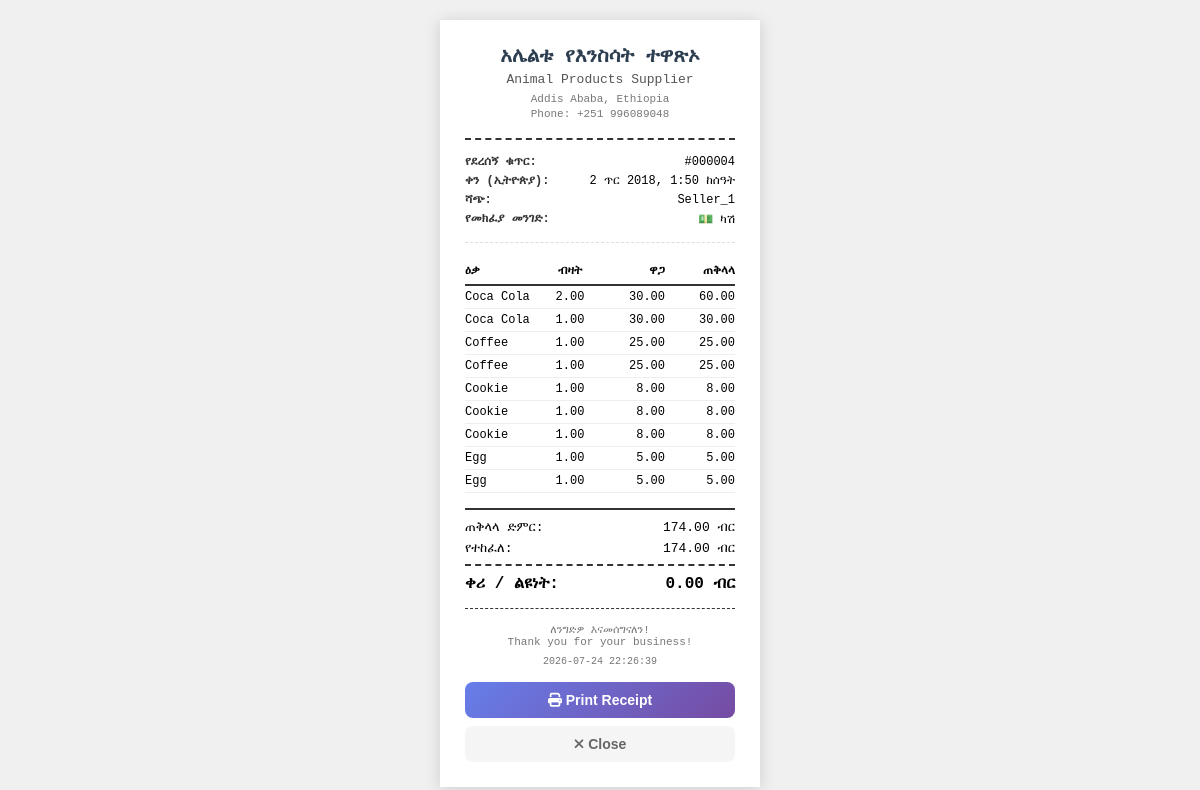
Page /receipt.php?id=4 on the committed database.
### tables this page shows
CREATE TABLE `transactions` (
  `id` int(11) NOT NULL AUTO_INCREMENT,
  `total_amount` decimal(10,2) NOT NULL,
  `paid_amount` decimal(10,2) NOT NULL,
  `change_amount` decimal(10,2) NOT NULL,
  `payment_method` varchar(50) DEFAULT 'cash',
  `seller_id` int(11) NOT NULL,
  `seller_name` varchar(100) NOT NULL,
  `transaction_date` datetime DEFAULT current_timestamp(),
  PRIMARY KEY (`id`)
);

CREATE TABLE `transaction_items` (
  `id` int(11) NOT NULL AUTO_INCREMENT,
  `transaction_id` int(11) NOT NULL,
  `product_id` int(11) NOT NULL,
  `product_name` varchar(255) NOT NULL,
  `quantity` decimal(10,2) NOT NULL,
  `unit_price` decimal(10,2) NOT NULL,
  `subtotal` decimal(10,2) NOT NULL,
  PRIMARY KEY (`id`)
);

### receipt.php (the view, shortened to what this page needs)
<?php
require_once 'config.php';
$transaction_id = intval($_GET['id']);
$trans_query = "SELECT *, DATE_FORMAT(transaction_date, '%Y-%m-%d %H:%i:%s') as raw_date
                FROM transactions WHERE id = $transaction_id";
$trans_result = mysqli_query($conn, $trans_query);
$transaction = mysqli_fetch_assoc($trans_result);
$items_query = "SELECT * FROM transaction_items WHERE transaction_id = $transaction_id";
$items_result = mysqli_query($conn, $items_query);
$items = [];
while ($item = mysqli_fetch_assoc($items_result)) { $items[] = $item; }
function gregorian_to_ethiopian($gregorian_datetime) {
    try {
        $date = new DateTime($gregorian_datetime, new DateTimeZone('Africa/Addis_Ababa'));
        $year  = (int)$date->format('Y');
        $month = (int)$date->format('m');
        $day   = (int)$date->format('d');
        $hour  = (int)$date->format('H');
        $minute= (int)$date->format('i');
        $ethiopian_months = [
            "መስከረም","ጥቅምት","ህዳር","ታህሳስ","ጥር","የካቲት",
            "መጋቢት","ሚያዝያ","ግንቦት","ሰኔ","ሐምሌ","ነሐሴ","ጳጉሜ"
        ];
        $is_greg_leap = ($year % 4 == 0 && ($year % 100 != 0 || $year % 400 == 0));
        $new_year_day = $is_greg_leap ? 12 : 11;
        if ($month < 9 || ($month == 9 && $day < $new_year_day)) {
            $ethiopian_year = $year - 8;
        } else {
            $ethiopian_year = $year - 7;
        }
        $new_year = new DateTime($year . '-09-' . $new_year_day . ' 00:00:00', new DateTimeZone('Africa/Addis_Ababa'));
        if ($date < $new_year) {
            $prev_year = $year - 1;
            $is_prev_leap = ($prev_year % 4 == 0 && ($prev_year % 100 != 0 || $prev_year % 400 == 0));
            $new_year = new DateTime($prev_year . '-09-' . ($is_prev_leap ? 12 : 11) . ' 00:00:00', new DateTimeZone('Africa/Addis_Ababa'));
        }
        $days_diff    = $new_year->diff($date)->days;
        $eth_month    = floor($days_diff / 30) + 1;
        $eth_day      = ($days_diff % 30) + 1;
        $hour_12 = $hour % 12;
        $hour_12 = $hour_12 == 0 ? 12 : $hour_12;
        $am_pm   = $hour < 12 ? 'ጥዋት' : 'ከሰዓት';
        return [
            'day'        => $eth_day,
            'month_name' => $ethiopian_months[$eth_month - 1] ?? '',
            'year'       => $ethiopian_year,
            'time_12h'   => sprintf("%d:%02d %s", $hour_12, $minute, $am_pm)
        ];
    } catch (Exception $e) {
        return ['day'=>'?','month_name'=>'?','year'=>'?','time_12h'=>'?'];
    }
}
$eth = gregorian_to_ethiopian($transaction['raw_date']);
$payment_names = [
    'cash'           => '💵 ካሽ',
    'abyssinia'      => '🏦 አቢሲንያ ባንክ',
    'cbe'            => '🏦 ሲቢኢ ባንክ',
    'telebirr'       => '📱 ቴሌብር',
    'cash-abyssinia' => '💵+🏦 ካሽ + አቢሲንያ',
    'cash-cbe'       => '💵+🏦 ካሽ + ሲቢኢ',
    'cash-telebirr'  => '💵+📱 ካሽ + ቴሌብር'
];
$payment_display = $payment_names[$transaction['payment_method']] ?? ucfirst($transaction['payment_method']);
?>
<!DOCTYPE html>
<html lang="am">
<head>
    <link rel="stylesheet" href="https://cdnjs.cloudflare.com/ajax/libs/font-awesome/6.4.0/css/all.min.css">
</head>
<body>
    <div class="receipt-container">
        <div class="receipt-header">
            <div class="title">አሌልቱ የእንስሳት ተዋጽኦ</div>
            <div class="subtitle">Animal Products Supplier</div>
            <div class="address">Addis Ababa, Ethiopia</div>
            <div class="address">Phone: +251 996089048</div>
        </div>
        <div class="receipt-info">
            <div class="info-row">
                <span class="info-label">የደረሰኝ ቁጥር:</span>
                <span>#<?php echo str_pad($transaction['id'], 6, '0', STR_PAD_LEFT); ?></span>
            </div>
            <div class="info-row">
                <span class="info-label">ቀን (ኢትዮጵያ):</span>
                <span><?php echo $eth['day'] . ' ' . $eth['month_name'] . ' ' . $eth['year'] . ', ' . $eth['time_12h']; ?></span>
            </div>
            <div class="info-row">
                <span class="info-label">ሻጭ:</span>
                <span><?php echo htmlspecialchars($transaction['seller_name']); ?></span>
            </div>
            <div class="info-row">
                <span class="info-label">የመክፈያ መንገድ:</span>
                <span><?php echo $payment_display; ?></span>
            </div>
        </div>
        <table class="items-table">
            <thead>
                <tr>
                    <th>ዕቃ</th>
                    <th class="qty">ብዛት</th>
                    <th class="price">ዋጋ</th>
                    <th class="total">ጠቅላላ</th>
                </tr>
            </thead>
            <tbody>
                <?php foreach ($items as $item): ?>
                <tr>
                    <td><?php echo htmlspecialchars($item['product_name']); ?></td>
                    <td class="qty"><?php echo number_format((float)$item['quantity'], 2); ?></td>
                    <td class="price"><?php echo number_format((float)$item['unit_price'], 2); ?></td>
                    <td class="total"><?php echo number_format((float)$item['subtotal'], 2); ?></td>
                </tr>
                <?php endforeach; ?>
            </tbody>
        </table>
        <div class="receipt-totals">
            <div class="total-row">
                <span>ጠቅላላ ድምር:</span>
                <span><?php echo number_format((float)$transaction['total_amount'], 2); ?> ብር</span>
            </div>
            <div class="total-row">
                <span>የተከፈለ:</span>
                <span><?php echo number_format((float)$transaction['paid_amount'], 2); ?> ብር</span>
            </div>
            <div class="total-row grand-total">
                <span>ቀሪ / ልዩነት:</span>
                <span><?php echo number_format((float)$transaction['change_amount'], 2); ?> ብር</span>
            </div>
        </div>
        <div class="receipt-footer">
            <div>ለንግድዎ እናመሰግናለን!</div>
            <div>Thank you for your business!</div>
            <div style="margin-top: 8px; font-size: 10px;">
                <?php echo date('Y-m-d H:i:s'); ?>
            </div>
        </div>
        <button class="print-btn" onclick="window.print()">
            <i class="fas fa-print"></i> Print Receipt
        </button>
        <button class="close-btn" onclick="window.close()">
            <i class="fas fa-times"></i> Close
        </button>
    </div>
</body>
</html>

### receipt.php (style rules this page uses)
* { margin: 0; padding: 0; box-sizing: border-box; }
body { font-family: 'Courier New', monospace; background: #f0f0f0; display: flex; justify-content: center; padding: 20px; }
.receipt-container { background: white; padding: 25px; max-width: 320px; width: 100%; box-shadow: 0 2px 15px rgba(0,0,0,0.15); }
.receipt-header { text-align: center; padding-bottom: 15px; margin-bottom: 15px; border-bottom: 2px dashed #333; }
.receipt-header .title { font-size: 20px; font-weight: bold; color: #2c3e50; margin-bottom: 4px; }
.receipt-header .subtitle { font-size: 13px; color: #555; margin-bottom: 6px; }
.receipt-header .address { font-size: 11px; color: #777; margin-bottom: 3px; }
.receipt-info { margin-bottom: 15px; padding-bottom: 10px; border-bottom: 1px dashed #ddd; }
.info-row { display: flex; justify-content: space-between; margin-bottom: 5px; font-size: 12px; }
.info-label { font-weight: bold; color: #333; }
.items-table { width: 100%; border-collapse: collapse; margin-bottom: 15px; font-size: 12px; }
.items-table th { text-align: left; padding: 6px 0; border-bottom: 2px solid #333; font-weight: bold; }
.items-table td { padding: 4px 0; border-bottom: 1px solid #eee; }
.items-table .qty { text-align: center; width: 50px; }
.items-table .price { text-align: right; width: 70px; }
.items-table .total { text-align: right; width: 70px; }
.receipt-totals { padding-top: 10px; border-top: 2px solid #333; }
.total-row { display: flex; justify-content: space-between; margin-bottom: 6px; font-size: 13px; }
.grand-total { font-size: 16px; font-weight: bold; margin-top: 8px; padding-top: 8px; border-top: 2px dashed #333; }
.receipt-footer { text-align: center; padding-top: 15px; margin-top: 15px; border-top: 1px dashed #333; font-size: 11px; color: #777; }
.print-btn { display: block; width: 100%; margin-top: 15px; padding: 10px; background: linear-gradient(135deg, #667eea, #764ba2); color: white; border: none; border-radius: 8px; font-size: 14px; font-weight: 600; cursor: pointer; }
.close-btn { display: block; width: 100%; margin-top: 8px; padding: 10px; background: #f5f5f5; color: #666; border: none; border-radius: 8px; font-size: 14px; font-weight: 600; cursor: pointer; }

### rows in the picture
transactions: id "000004", seller_name "Seller_1", payment_method "💵 ካሽ", total_amount "174.00", paid_amount "174.00", change_amount "0.00"
transaction_items: product_name "Coca Cola", quantity "2.00", unit_price "30.00", subtotal "60.00"
transaction_items: product_name "Coca Cola", quantity "1.00", unit_price "30.00", subtotal "30.00"
transaction_items: product_name "Coffee", quantity "1.00", unit_price "25.00", subtotal "25.00"
transaction_items: product_name "Coffee", quantity "1.00", unit_price "25.00", subtotal "25.00"
transaction_items: product_name "Cookie", quantity "1.00", unit_price "8.00", subtotal "8.00"
transaction_items: product_name "Cookie", quantity "1.00", unit_price "8.00", subtotal "8.00"
transaction_items: product_name "Cookie", quantity "1.00", unit_price "8.00", subtotal "8.00"
transaction_items: product_name "Egg", quantity "1.00", unit_price "5.00", subtotal "5.00"
transaction_items: product_name "Egg", quantity "1.00", unit_price "5.00", subtotal "5.00"

### other values in the picture
$eth['day'] "2"
$eth['month_name'] "ጥር"
$eth['year'] "2018"
$eth['time_12h'] "1:50 ከሰዓት"
